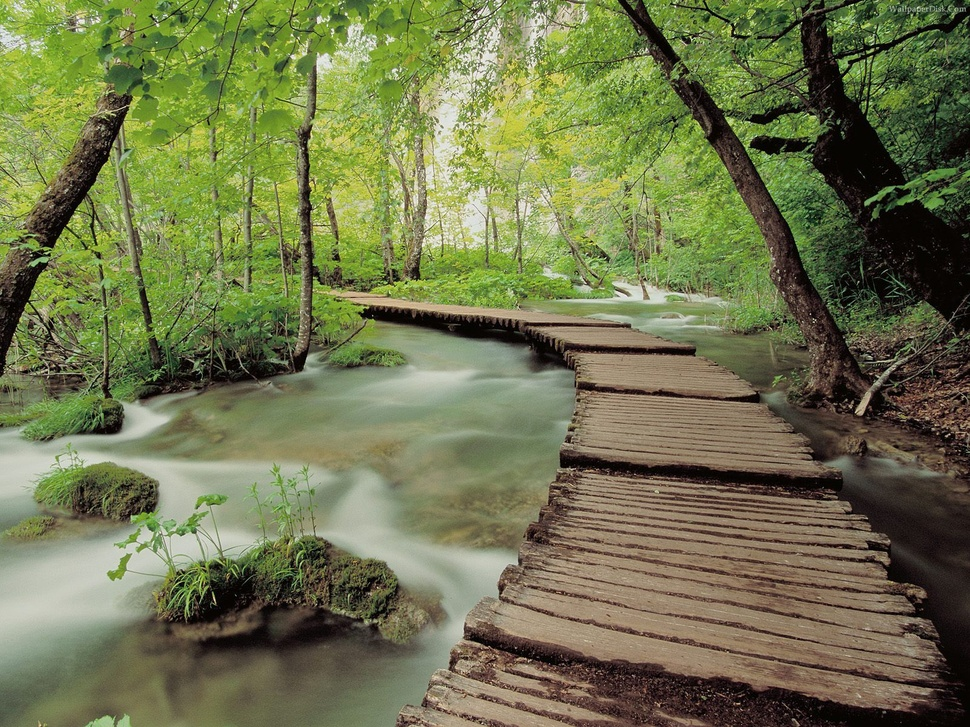
#> input picture project1/natural_scene_1.jpg, 970 x 727 px, shrunk from 1600 x 1200 before the run
$ python filter.py   (Python 2 division)
#> lines starting #> are read from the running program, lines starting #| are printed output that depends on the picture
from PIL import Image
import numpy as np
import scipy.ndimage as ndi

m = np.array(Image.open('../natural_scene_1.jpg').convert('L'))
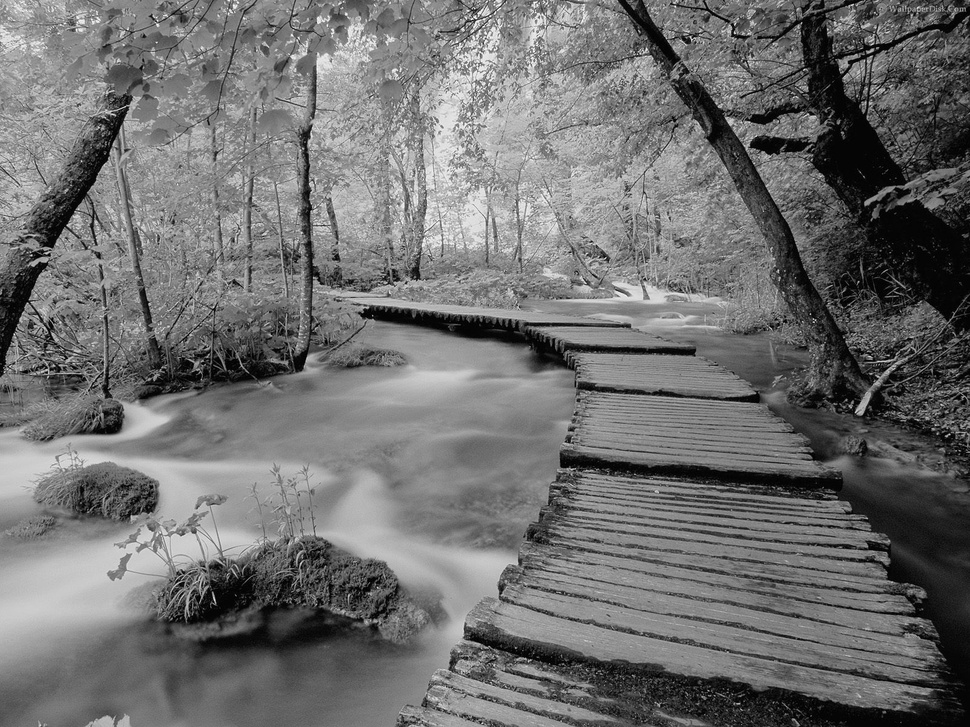
#> m: shape (727, 970); min 0, max 254, mean 111.4
flt = np.array([[0, 0, 0], [1, 0, -1], [0, 0, 0]])
t = ndi.convolve(m, flt, output=np.float64, mode='nearest')
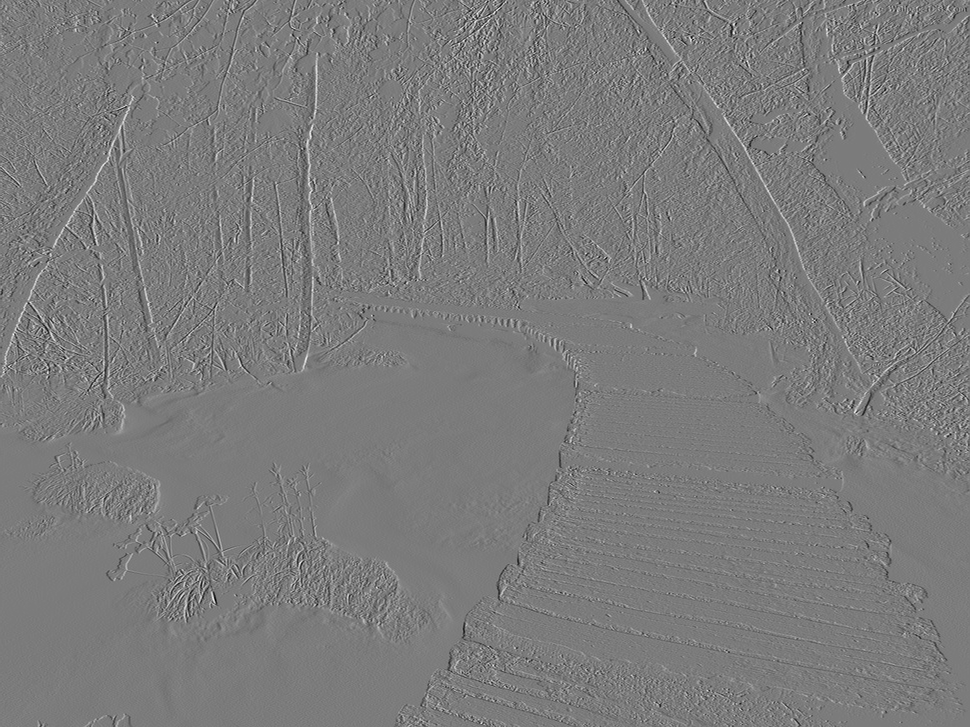
#> t: shape (727, 970) float64; min -227, max 240, mean -0.2; drawn with min black and max white
k = Image.fromarray(t)
k.convert('RGB').save('cov.png')
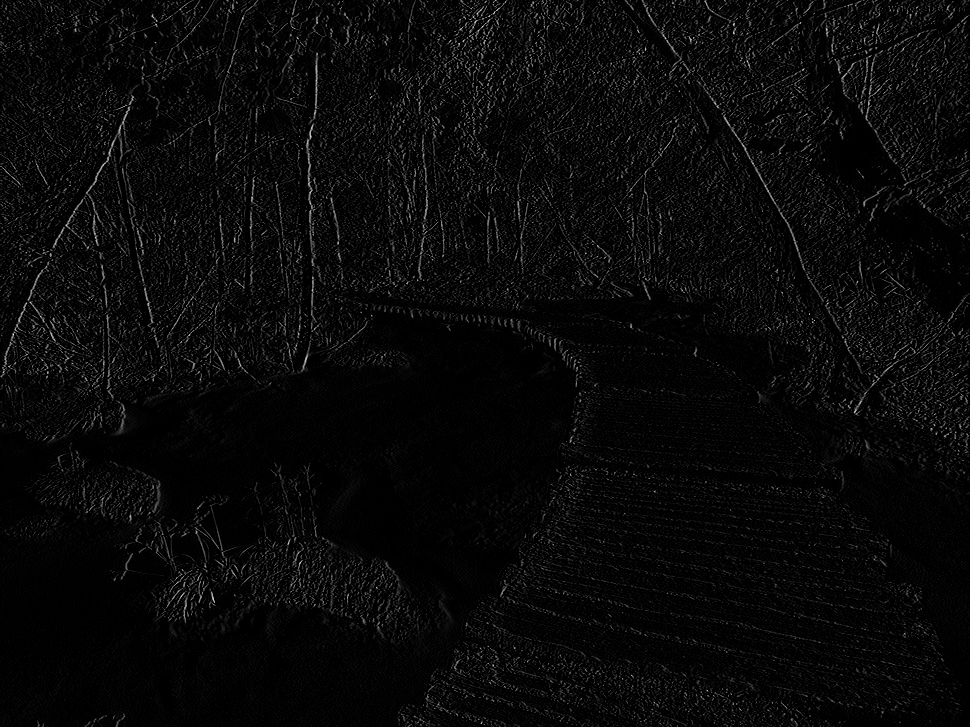
#> saved as cov.png: PIL image 970x727 RGB; min 0, max 240, mean 9


# Load and cast image
m = np.array(Image.open('../natural_scene_1.jpg').convert('L'))
m = (m * 1.0) / 255 * 32
m = m.astype('uint8')
print m
#> (printed output is left out)
m = Image.fromarray(m)

# Apply filter and save
flt = np.array([[0, 0, 0], [1, 0, -1], [0, 0, 0]])
t = ndi.convolve(m, flt, output=np.float64, mode='nearest')
m_filtered = Image.fromarray(t)
m_filtered = np.array(m_filtered)

np.save('filtered_img', m_filtered)

$ run again, with project1/natural_scene_2.jpg copied over project1/natural_scene_1.jpg
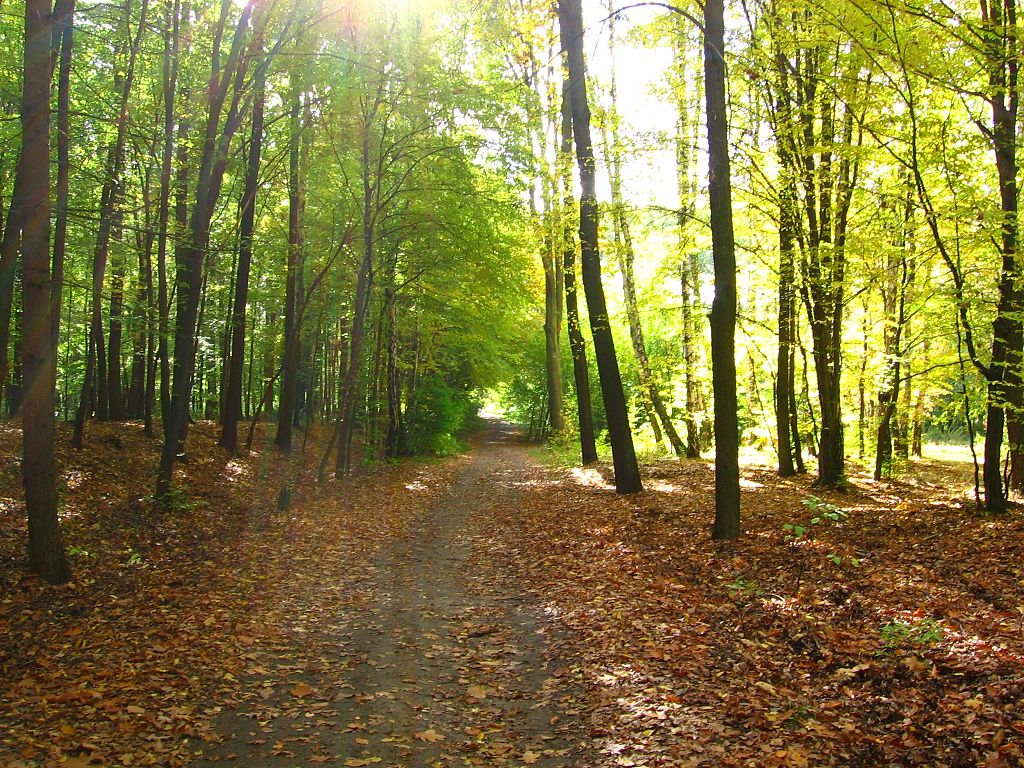
#> input picture project1/natural_scene_2.jpg, 1024 x 768 px
#> `t = ndi.convolve(m, flt, output=np.float64, mode='nearest')`:
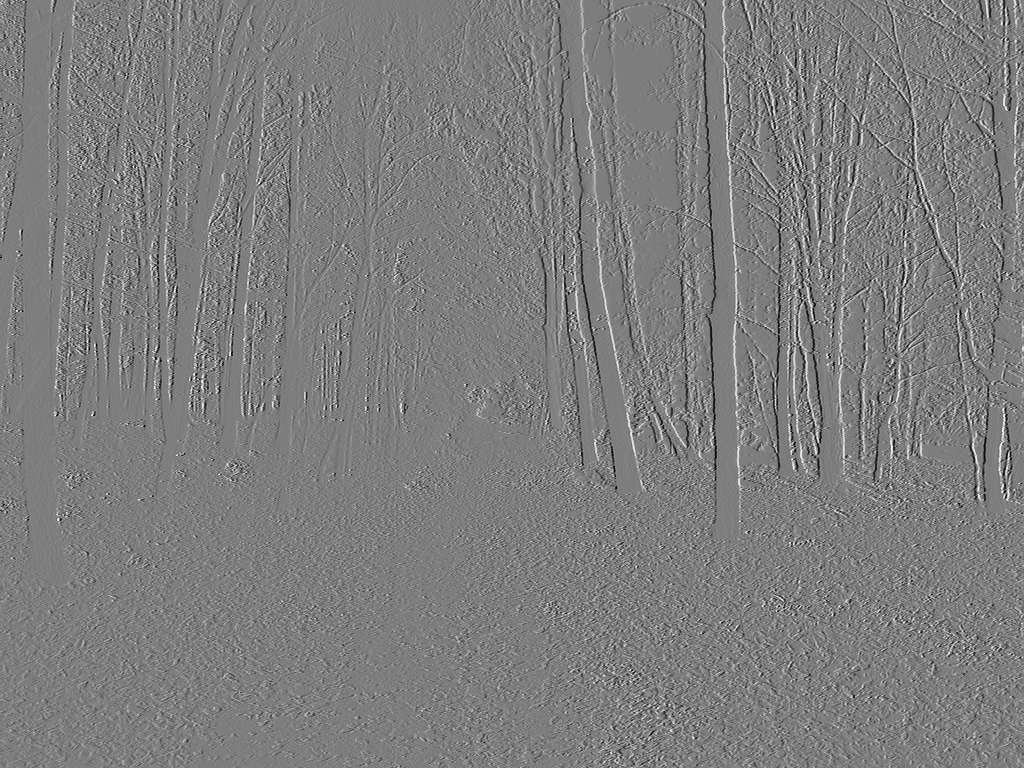
#> t: shape (768, 1024) float64; min -243, max 249, mean 0.1; drawn with min black and max white
#> `k.convert('RGB').save('cov.png')`:
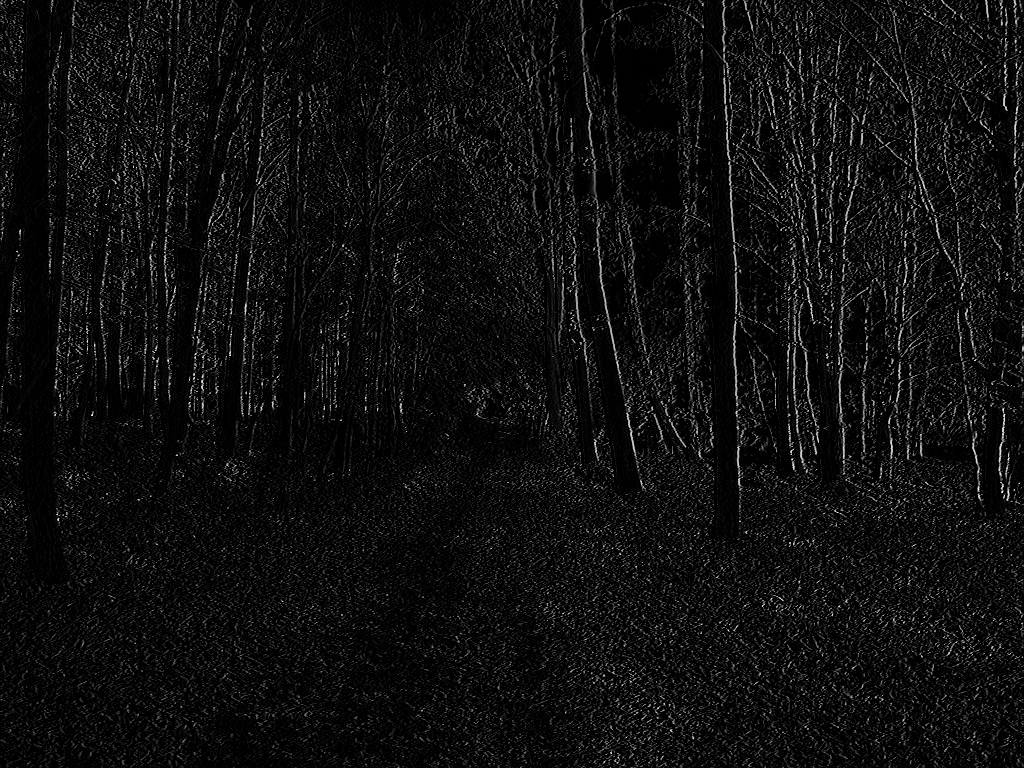
#> saved as cov.png: PIL image 1024x768 RGB; min 0, max 249, mean 14.9
#> (printed output is left out)

$ run again, with project1/natural_scene_3.jpg copied over project1/natural_scene_1.jpg
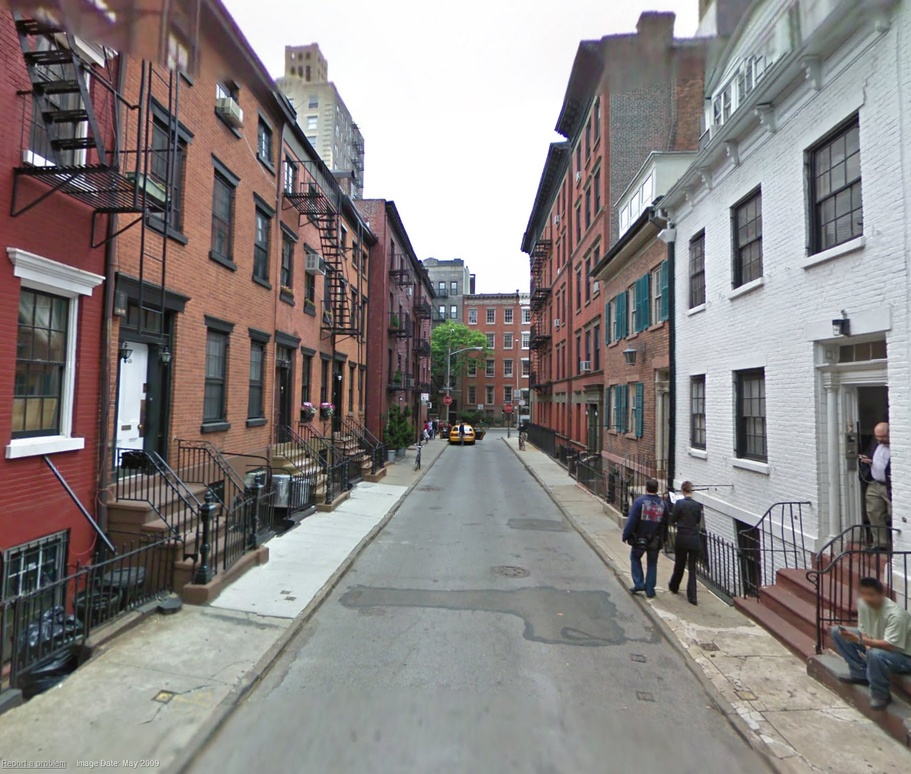
#> input picture project1/natural_scene_3.jpg, 911 x 774 px, shrunk from 1168 x 992 before the run
#> `t = ndi.convolve(m, flt, output=np.float64, mode='nearest')`:
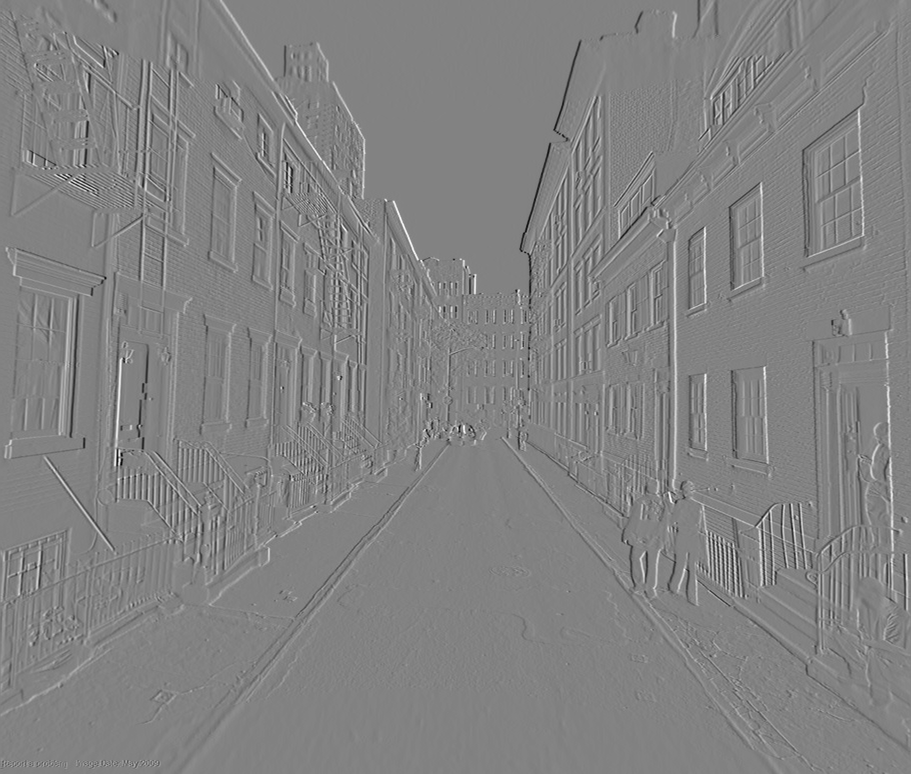
#> t: shape (774, 911) float64; min -239, max 228, mean 0.2; drawn with min black and max white
#> `k.convert('RGB').save('cov.png')`:
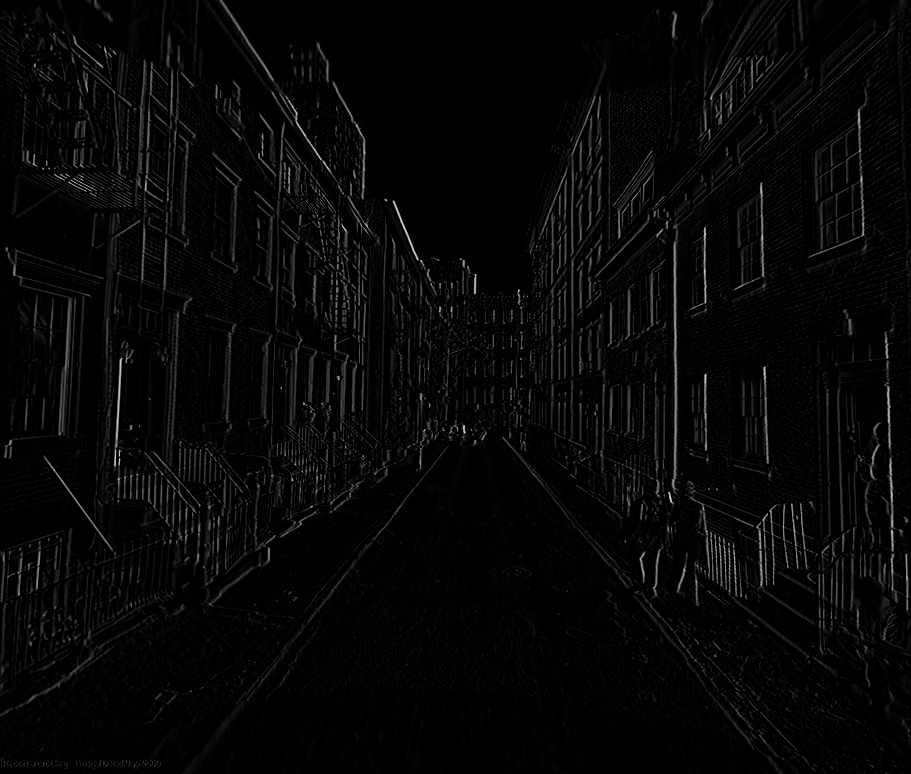
#> saved as cov.png: PIL image 911x774 RGB; min 0, max 228, mean 6.8
#> (printed output is left out)

$ run again, with project1/natural_scene_4.jpg copied over project1/natural_scene_1.jpg
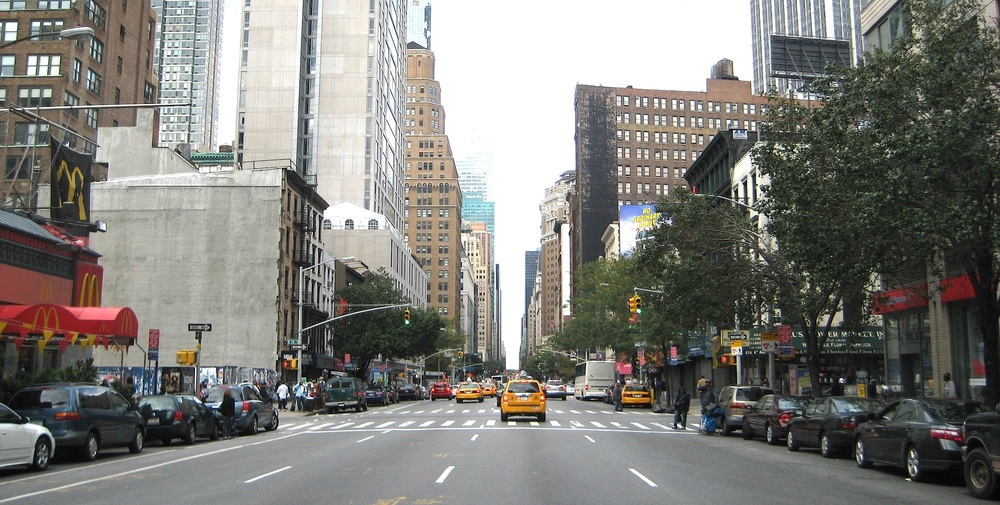
#> input picture project1/natural_scene_4.jpg, 1000 x 505 px, shrunk from 3071 x 1551 before the run
#> `t = ndi.convolve(m, flt, output=np.float64, mode='nearest')`:
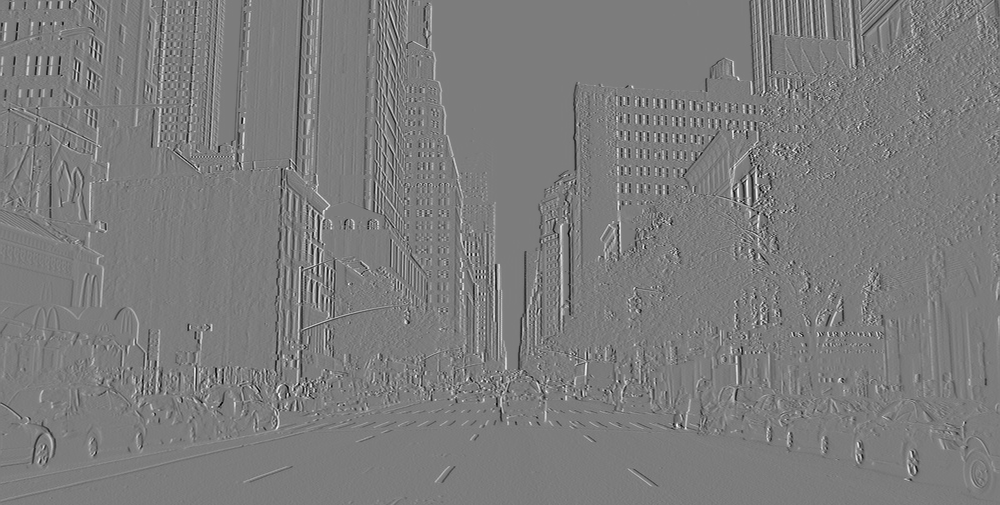
#> t: shape (505, 1000) float64; min -241, max 252, mean -0.1; drawn with min black and max white
#> `k.convert('RGB').save('cov.png')`:
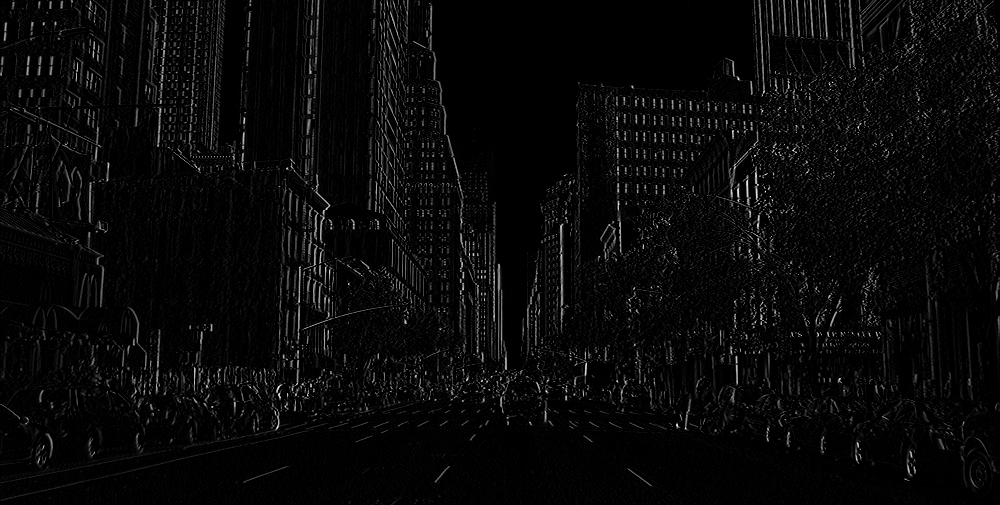
#> saved as cov.png: PIL image 1000x505 RGB; min 0, max 252, mean 8.8
#> (printed output is left out)
